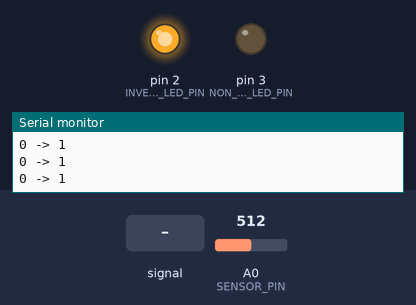
Recording of a sketch running on a simulated Arduino Uno, built with avr-gcc and run on an emulated ATmega328P. Parts: output pins drawn as LEDs (lit = HIGH), the last lines printed to the serial monitor. Inputs (shaded band) come from the test bench; at power-on: A0 (SENSOR_PIN) = 512.

Above: at 1.2 s.
1.3 s: A0 (SENSOR_PIN) fed a 2 Hz sine of ±306 counts around its level
At 1.7 s:
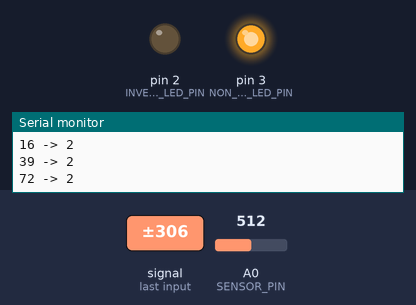
4.3 s: A0 (SENSOR_PIN) set to 716
5.8 s: A0 (SENSOR_PIN) set to 749
At 7.2 s:
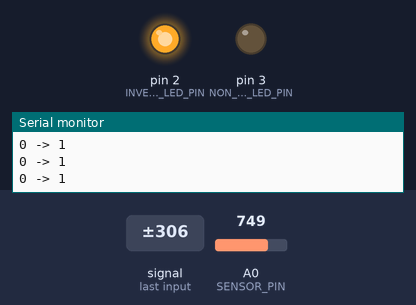
Timing chart, 0 to 8.8 s (numbered marks = the images above; inputs shaded):
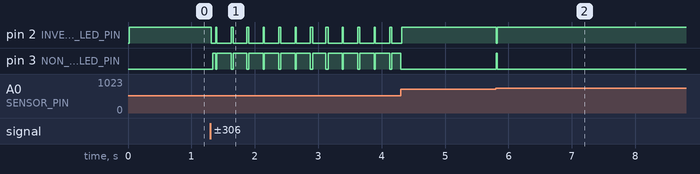

The sketch:

PiezoPolarityTester.ino
```cpp
/*

  PiezoPolarityTester

  For info and circuit diagrams see https://github.com/tardate/LittleArduinoProjects/tree/main/Electronics101/Ultrasonics/PiezoPolarityTester

 */

#define SERIAL_DEBUG

const int SENSOR_PIN = A0;
const int NON_INVERTED_LED_PIN = 3;
const int INVERTED_LED_PIN = 2;

const int SAMPLES_PER_READING = 32; // this gives a sampling rate of 300Hz
const int READINGS_PER_RESULT = 5; // use last 5 readings to determine polarity

const uint16_t INVERTED_THRESHOLD = 5; // non-inverted will typically be pegged at 0
const uint16_t NON_INVERTED_THRESHOLD = 300; // inverted variance will typically be in the 20-30 range

// use mnemonics for polarity states
enum class Polarity : uint8_t {
  noSignal = 0,
  inverted = 1,
  nonInverted = 2
};

/*
 * Command: one-time setup
 */
void setup() {
  pinMode(NON_INVERTED_LED_PIN, OUTPUT);
  pinMode(INVERTED_LED_PIN, OUTPUT);

  // set ADC prescaler to 128 division factor, 9.6kHz sampling rate
  ADCSRA |= bit(ADPS2) | bit(ADPS1) | bit(ADPS0);

  #ifdef SERIAL_DEBUG
  Serial.begin(115200);
  #endif
}

/*
 * Returns the average of multiple analog readings from the sensor pin
 */
int sampleValue() {
  int sum = 0;
  for (int i = 0; i < SAMPLES_PER_READING; ++i){
    sum += analogRead(SENSOR_PIN);
  }
  return sum / SAMPLES_PER_READING;
}

/*
 * Returns the polarity judged based on a series of readings
 */
Polarity checkPolarity() {
  int lastValue = sampleValue();
  uint16_t sumOfVariances = 0;
  for (int i = 1; i < READINGS_PER_RESULT; ++i){
    int currentValue = sampleValue();
    int delta = currentValue - lastValue;
    int deltaSq = delta * delta;
    if (sumOfVariances > UINT16_MAX - deltaSq) {
      sumOfVariances = UINT16_MAX;
    } else {
      sumOfVariances += deltaSq;
    }
    lastValue = currentValue;
  }
  int variance = sumOfVariances / READINGS_PER_RESULT;

  Polarity result = Polarity::noSignal;
  if (variance < INVERTED_THRESHOLD) {
    result = Polarity::inverted;
  } else if (variance < NON_INVERTED_THRESHOLD) {
    result = Polarity::nonInverted;
  }
  #ifdef SERIAL_DEBUG
  Serial.print(variance);
  Serial.print(" -> ");
  Serial.println((uint8_t)result);
  #endif
  return result;
}

/*
 * Command: set LED states based on polarity
 */
void indicatePolarity(Polarity polarity) {
  switch (polarity) {
    case Polarity::noSignal:
      digitalWrite(NON_INVERTED_LED_PIN, LOW);
      digitalWrite(INVERTED_LED_PIN, LOW);
      break;
    case Polarity::inverted:
      digitalWrite(NON_INVERTED_LED_PIN, LOW);
      digitalWrite(INVERTED_LED_PIN, HIGH);
      break;
    case Polarity::nonInverted:
      digitalWrite(NON_INVERTED_LED_PIN, HIGH);
      digitalWrite(INVERTED_LED_PIN, LOW);
      break;
  }
}

/*
 * Command: main loop
 */
void loop() {
  indicatePolarity(checkPolarity());
}
```

Measured:
- the behaviour switches between 741 and 742 on A0 (SENSOR_PIN) (found by bisection; images 1 and 2)
- after the input at 1.3 s, pin 2 (INVERTED_LED_PIN): HIGH → LOW at once, then repeats every 0.24 s: HIGH 0.02 s, LOW 0.23 s; pin 3 (NON_INVERTED_LED_PIN): LOW → HIGH at once, then repeats every 0.24 s: LOW 0.02 s, HIGH 0.23 s
- after the input at 5.8 s, pin 2 (INVERTED_LED_PIN): HIGH → LOW at once, → HIGH 0.02 s later; pin 3 (NON_INVERTED_LED_PIN): LOW → HIGH at once, → LOW 0.02 s later
